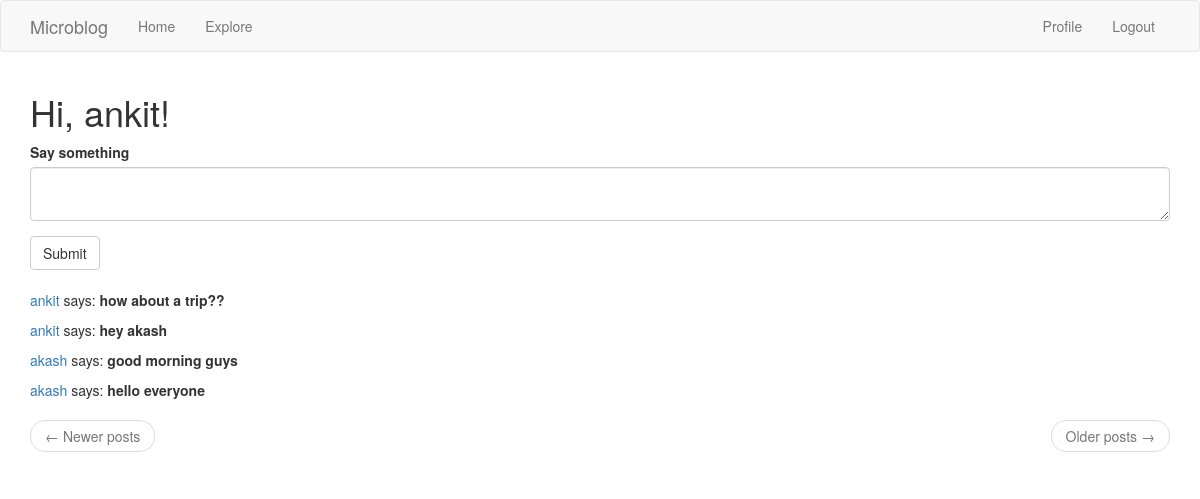
Before: /index (signed in) with the older database file.
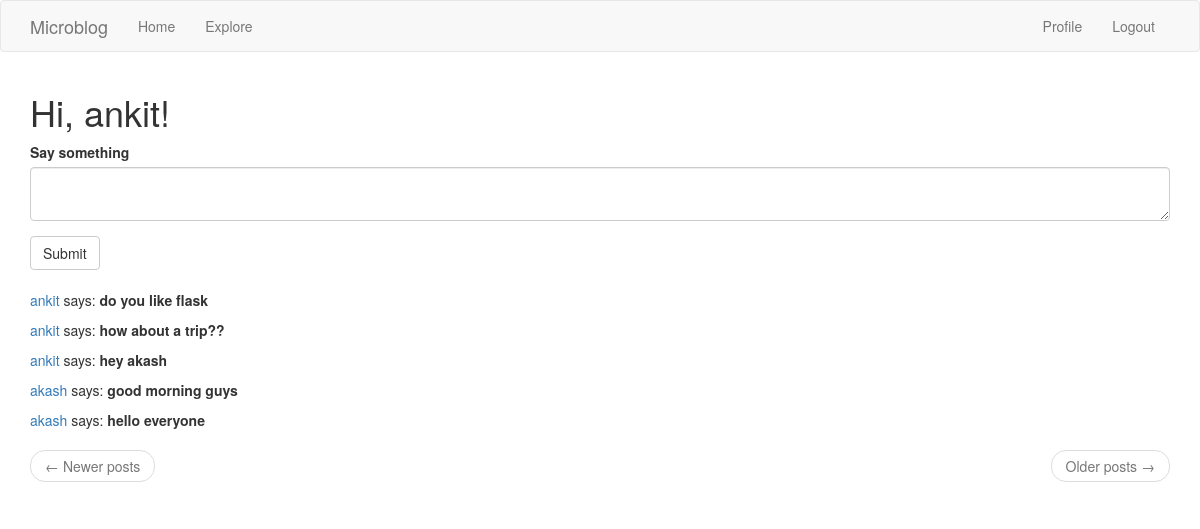
After: the same page with the newer database file.
### app/models.py (models this page shows, shortened)
class Post(db.Model):
    id = db.Column(db.Integer, primary_key=True)
    body = db.Column(db.String(140))
    timestamp = db.Column(db.DateTime, index=True, default=datetime.utcnow)
    user_id = db.Column(db.Integer, db.ForeignKey('user.id'))
    language = db.Column(db.String(5))

class User(UserMixin, db.Model):
    id = db.Column(db.Integer, primary_key=True)
    username = db.Column(db.String(64), index=True, unique=True)
    email = db.Column(db.String(120), index=True, unique=True)
    password_hash = db.Column(db.String(128))
    posts = db.relationship('Post', backref='author', lazy='dynamic')
    about_me = db.Column(db.String(140))
    last_seen = db.Column(db.DateTime, default=datetime.utcnow)
    followed = db.relationship(
        'User', secondary=followers,
        primaryjoin=(followers.c.follower_id == id),
        secondaryjoin=(followers.c.followed_id == id),
        backref=db.backref('followers', lazy='dynamic'), lazy='dynamic')
    def followed_posts(self):
        followed = Post.query.join(
            followers, (followers.c.followed_id == Post.user_id)).filter(
                followers.c.follower_id == self.id)
        own = Post.query.filter_by(user_id=self.id)
        return followed.union(own).order_by(Post.timestamp.desc())

### app/routes.py (the view, shortened to what this page needs)
@app.route('/', methods=['GET', 'POST'])
@app.route('/index', methods=['GET', 'POST'])
@login_required
def index():
    form = PostForm()
    page = request.args.get('page', 1, type=int)
    posts = current_user.followed_posts().paginate(
        page, app.config['POSTS_PER_PAGE'], False)
    next_url = url_for('index', page=posts.next_num) \
        if posts.has_next else None
    prev_url = url_for('index', page=posts.prev_num) \
        if posts.has_prev else None
    return render_template('index.html', title='Home', form=form,
                           posts=posts.items, next_url=next_url,
                           prev_url=prev_url)

### app/forms.py
class PostForm(FlaskForm):
    post = TextAreaField('Say something', validators=[DataRequired()])
    submit = SubmitField('Submit')

### app/models.py (called while the page is built)
@login.user_loader
def load_user(id):
    return User.query.get(int(id))

### app/routes.py (called while the page is built)
@app.before_request
def before_request():
    if current_user.is_authenticated:
        current_user.last_seen = datetime.utcnow()
        db.session.commit()
        g.locale = str(get_locale())

### app/templates/index.html
{% extends "base.html" %}
{% import 'bootstrap/wtf.html' as wtf %}
{% block app_content %}
    <h1>Hi, {{ current_user.username }}!</h1>
    {% if form %}
        {{ wtf.quick_form(form) }}
        <br>
    {% endif %}
    {% for post in posts %}
    <p>
        <a href="{{ url_for('user', username=post.author.username) }}">
            {{ post.author.username }}
        </a>
        says: <b>{{ post.body }}</b>
    </p>
    {% endfor %}
    <nav aria-label="...">
        <ul class="pager">
            <li class="previous{% if not prev_url %} disabled{% endif %}">
                <a href="{{ prev_url or '#' }}">
                    <span aria-hidden="true">&larr;</span> Newer posts
                </a>
            </li>
            <li class="next{% if not next_url %} disabled{% endif %}">
                <a href="{{ next_url or '#' }}">
                    Older posts <span aria-hidden="true">&rarr;</span>
                </a>
            </li>
        </ul>
    </nav>
{% endblock %}

Changed rows visible on the page:
added Post: author.username "ankit", body "do you like flask"
